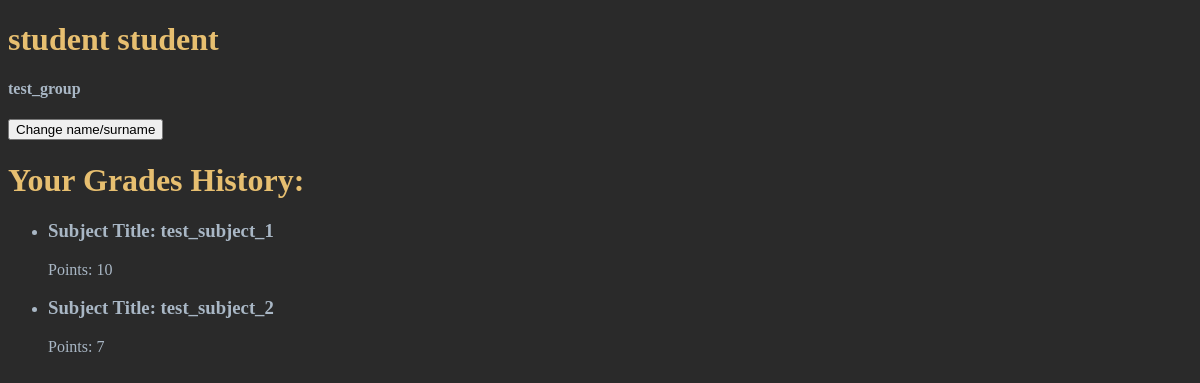
Before: /student_cabinet/ (signed in) with the older database file.
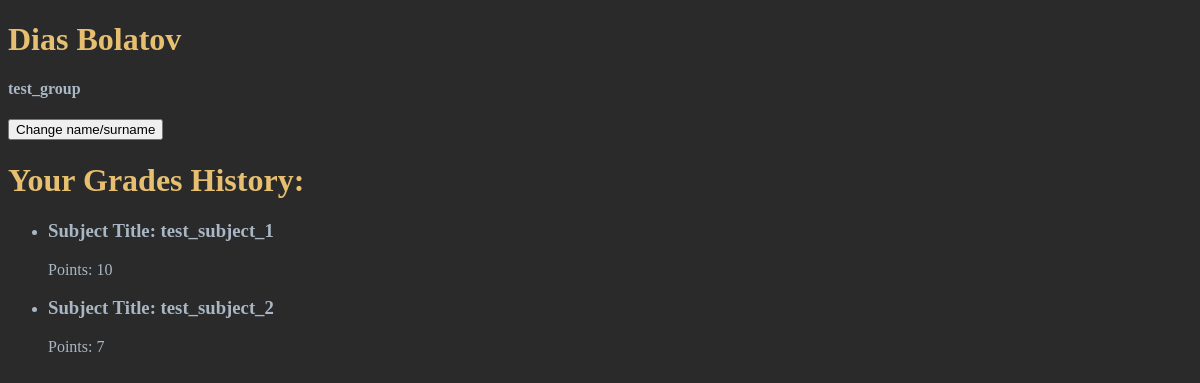
After: the same page with the newer database file.
### e_journal_app/models.py (models this page shows, shortened)
class Student(models.Model):
    user_id = models.OneToOneField(User, on_delete=models.CASCADE) # Only One student to One user
    name = models.CharField(max_length=50, null=False, blank=False)
    surname = models.CharField(max_length=50, null=False, blank=False)
    group = models.ForeignKey('Group', on_delete=models.CASCADE) # Many students can have One group

### e_journal_app/views.py (the view)
# urls.py: path('student_cabinet/', studentCabinetView, name='student_cabinet'),
def studentCabinetView(request):
    thisStudent = Student.objects.get(user_id=request.user)
    thisGroup = thisStudent.group
    thisGrades = Grade.objects.filter(student=thisStudent)
    return render(request,
                  'student_cabinet.html',
                  context={
                      'student': thisStudent,
                      'group': thisGroup,
                      'grades': thisGrades
                  })

### templates/student_cabinet.html
{% extends 'base.html' %}
{% block content %}
    <h1>{{ student.name }} {{ student.surname }}</h1>
    <h4>{{ group.name }}</h4>
    <a href="{% url 'change_student' %}">
        <button>
            Change name/surname
        </button>
    </a>
    <h1>Your Grades History:</h1>
    <ul>
        {% for grade in grades %}
            <li>
                <h3>Subject Title: {{ grade.subject.title }}</h3>
                <p>Points: {{ grade.points }}</p>
            </li>
        {% endfor %}
    </ul>
{% endblock content %}

Changed rows visible on the page:
changed Student: name "student" → "Dias"; surname "student" → "Bolatov"
